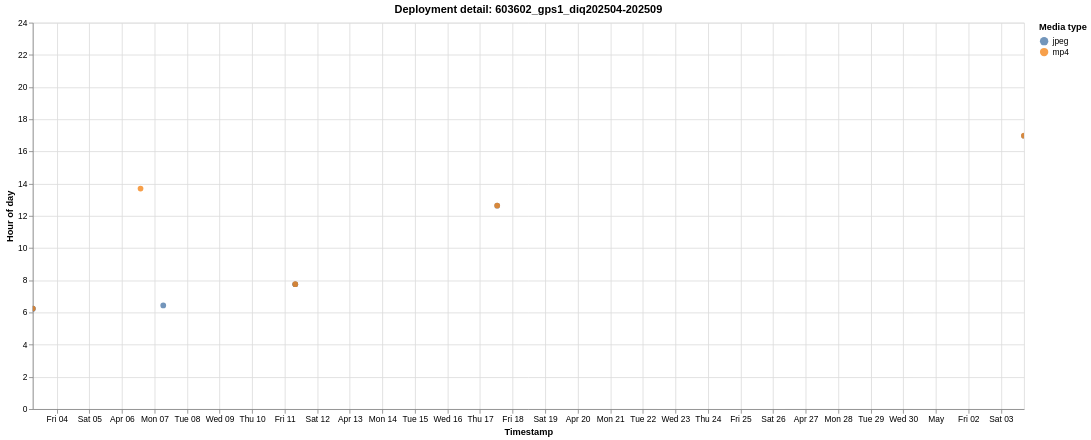

Write the Vega-Lite specification saved for this chart.
### Vega-Lite specification from a JSON file in a GitHub repository (floating-point values rounded to 4 significant figures)
{"$schema": "https://vega.github.io/schema/vega-lite/v6.1.0.json", "config": {"view": {"continuousHeight": 300, "continuousWidth": 300}}, "data": {"name": "data-14f466fa6cf7ae2ccfebb4a2d079debe"}, "datasets": {"data-14f466fa6cf7ae2ccfebb4a2d079debe": [{"deployment": "603602_gps1_diq202504-202509", "deployment_order": 36, "event_index": 0, "hour_of_day": 6.235, "media_type": "jpeg", "timestamp": "2025-04-03T06:14:05"}, {"deployment": "603602_gps1_diq202504-202509", "deployment_order": 36, "event_index": 1, "hour_of_day": 6.235, "media_type": "jpeg", "timestamp": "2025-04-03T06:14:06"}, {"deployment": "603602_gps1_diq202504-202509", "deployment_order": 36, "event_index": 2, "hour_of_day": 6.243, "media_type": "mp4", "timestamp": "2025-04-03T06:14:34"}, {"deployment": "603602_gps1_diq202504-202509", "deployment_order": 36, "event_index": 3, "hour_of_day": 13.7, "media_type": "mp4", "timestamp": "2025-04-06T13:41:48"}, {"deployment": "603602_gps1_diq202504-202509", "deployment_order": 36, "event_index": 4, "hour_of_day": 6.438, "media_type": "jpeg", "timestamp": "2025-04-07T06:26:16"}, {"deployment": "603602_gps1_diq202504-202509", "deployment_order": 36, "event_index": 5, "hour_of_day": 7.753, "media_type": "jpeg", "timestamp": "2025-04-11T07:45:12"}, {"deployment": "603602_gps1_diq202504-202509", "deployment_order": 36, "event_index": 6, "hour_of_day": 7.754, "media_type": "jpeg", "timestamp": "2025-04-11T07:45:13"}, {"deployment": "603602_gps1_diq202504-202509", "deployment_order": 36, "event_index": 7, "hour_of_day": 7.761, "media_type": "mp4", "timestamp": "2025-04-11T07:45:38"}, {"deployment": "603602_gps1_diq202504-202509", "deployment_order": 36, "event_index": 8, "hour_of_day": 12.63, "media_type": "jpeg", "timestamp": "2025-04-17T12:38:06"}, {"deployment": "603602_gps1_diq202504-202509", "deployment_order": 36, "event_index": 9, "hour_of_day": 12.64, "media_type": "mp4", "timestamp": "2025-04-17T12:38:32"}, {"deployment": "603602_gps1_diq202504-202509", "deployment_order": 36, "event_index": 10, "hour_of_day": 16.98, "media_type": "jpeg", "timestamp": "2025-05-03T16:58:35"}, {"deployment": "603602_gps1_diq202504-202509", "deployment_order": 36, "event_index": 11, "hour_of_day": 16.98, "media_type": "mp4", "timestamp": "2025-05-03T16:59:00"}]}, "encoding": {"color": {"field": "media_type", "scale": {"scheme": "tableau10"}, "title": "Media type", "type": "nominal"}, "shape": {"field": "media_type", "title": "Media type", "type": "nominal"}, "tooltip": [{"field": "deployment", "title": "Deployment", "type": "nominal"}, {"field": "timestamp", "format": "%Y-%m-%d %H:%M:%S", "title": "Timestamp", "type": "temporal"}, {"field": "hour_of_day", "format": ".2f", "title": "Hour of day", "type": "quantitative"}, {"field": "media_type", "title": "Media type", "type": "nominal"}], "x": {"field": "timestamp", "title": "Timestamp", "type": "temporal"}, "y": {"field": "hour_of_day", "scale": {"domain": [0, 24]}, "title": "Hour of day", "type": "quantitative"}}, "height": 460, "mark": {"opacity": 0.78, "size": 46, "type": "circle"}, "params": [{"bind": "scales", "name": "param_1e9efca18e7a2868", "select": {"encodings": ["x", "y"], "type": "interval"}}], "title": "Deployment detail: 603602_gps1_diq202504-202509", "width": 1180}
